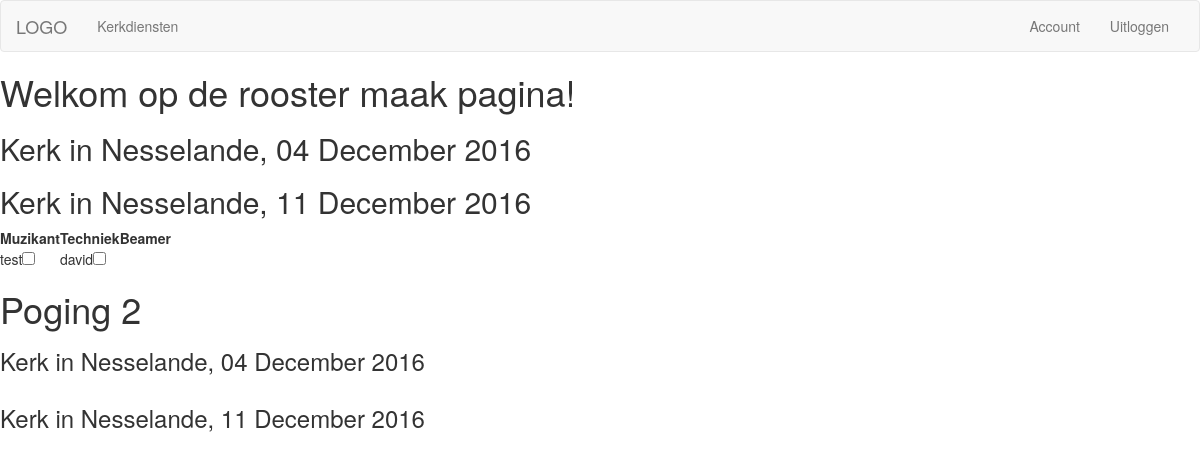
Page /kerkdiensten/rooster/ (signed in) on the earlier database version.
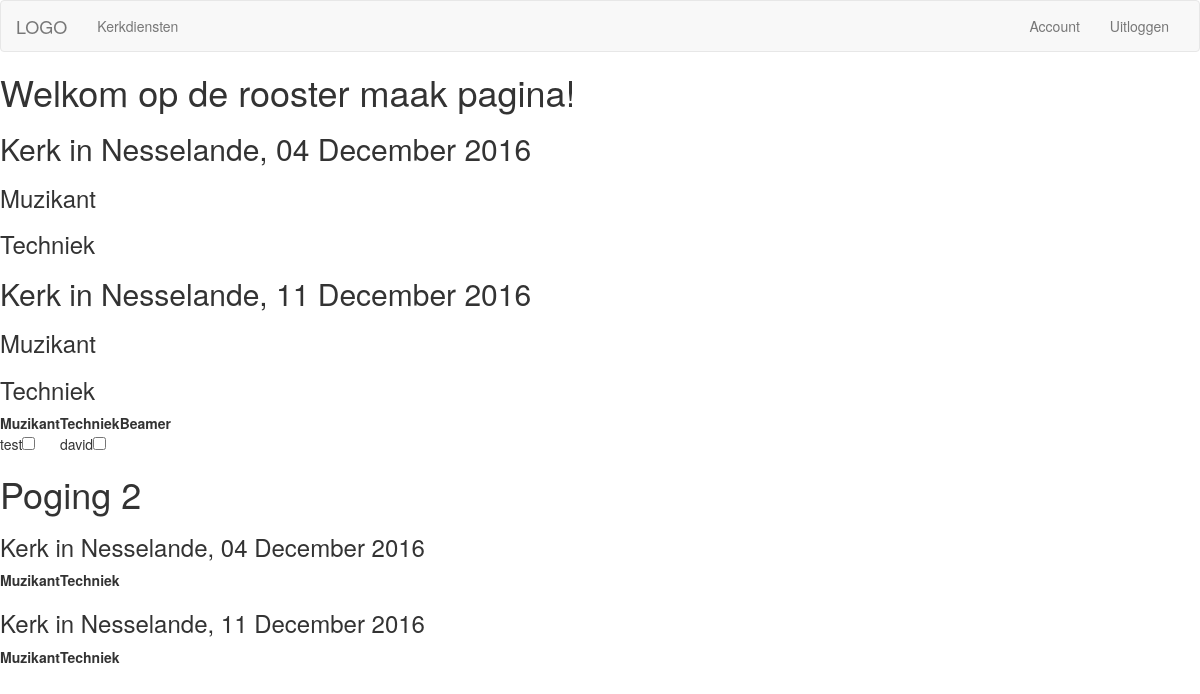
Same page on the later database version.
### kerkdiensten/models.py (models this page shows, shortened)
class Kerkdiensten(models.Model):
    kerk = models.ForeignKey('Kerken', default=None)
    start_time = models.DateField()
    soort_dienst = models.ForeignKey('DienstSoorten', default='kerkdienst')
    beschikbaar = models.ManyToManyField('UserRoll', default=None, blank=True, related_name='kerkdienst_beschikbaar')
    ingeroosterd = models.ManyToManyField('UserRoll', default=None, blank=True, related_name='kerkdienst_ingeroosterd')
    def __str__(self):
        return self.kerk.kerk_naam + ', ' + self.start_time.strftime('%d %B %Y')
    class Meta:
        verbose_name_plural = 'kerkdiensten'

class Kerken(models.Model):
    kerk_naam = models.CharField(max_length=256)
    kerk_soort = models.CharField(max_length=256)
    class Meta:
        verbose_name_plural = 'kerken'

class Rollen(models.Model):
    rollen = models.CharField(max_length=256)
    rol_id = models.CharField(max_length=64)
    beschikbaarheid = models.BooleanField(default=False)
    def __str__(self):
        return self.rollen
    class Meta:
        verbose_name_plural = 'rollen'

### kerkdiensten/views.py (the view)
@login_required
def rooster(request):
    user_details = User_details.objects.get(user=request.user)
    kerk_diensten = Kerkdiensten.objects.all().filter(kerk=user_details.kerk)
    rollen = Rollen.objects.all()
    rollenv2 = Rollen.objects.all().filter(beschikbaarheid=True)
    kerkDienst = kerk_diensten[1]
    kerkDienstBeschikbaarheid = kerkDienst.beschikbaar.all()
    def get_items(itemToGet, beschikbaarheid):
        x = []
        for beschikte in beschikbaarheid:
            if beschikte.rol.rollen == itemToGet:
                x.append(beschikte)
        return x
    xLijst = [1,2]
    maxRows = max(Counter(xLijst).values())
    yDict = {}
    for rol in rollenv2:
        itemsToGet = get_items(rol.rollen, kerkDienstBeschikbaarheid)
        yDict[rol] = itemsToGet
    print(yDict)
    print(rollenv2)
    gen = False
    x = [{'name':'david'},{'name':'george'}]
    return render(request, 'kerkdiensten/rooster.html', {'user_details':user_details, 'kerk_diensten':kerk_diensten, 'rollen':rollen, 'gen':gen})

### kerkdiensten/templates/kerkdiensten/rooster.html (shortened to what this page needs)
{% extends 'kerkdiensten/base_kerkdiensten.html' %}
{% load gen_iter %}
{% block body %}
<h1>Welkom op de rooster maak pagina!</h1>
<form action="#" method="post">
    {% for kerkDienst in kerk_diensten%}
    <h2>{{kerkDienst}}</h2>
    {% for rol in rollen %}
    {% if rol.beschikbaarheid %}
    <h3>{{rol}}</h3>
    {% endif %}
    {% endfor %}
    {% endfor %}
</form>
<table>
    <tr>
        <th>Muzikant</th>
        <th>Techniek</th>
        <th>Beamer</th>
    </tr>
    <tr>
        <td>test<input type="checkbox"></td>
        <td>david<input type="checkbox"></td>
    </tr>
</table>
<h1>Poging 2</h1>
{% for kerkDienst in kerk_diensten%}
<h3>{{ kerkDienst }}</h3>
<table>
    <tr>
        {% for rol in rollen %}
        {% if rol.beschikbaarheid %}
        <th>{{ rol }}</th>
        {% endif %}
        {% endfor %}
    </tr>
</table>
{% endfor %}
{% endblock body %}

Differences in the rows shown:
added Rollen: rollen "Muzikant"
added Rollen: rollen "Techniek"
